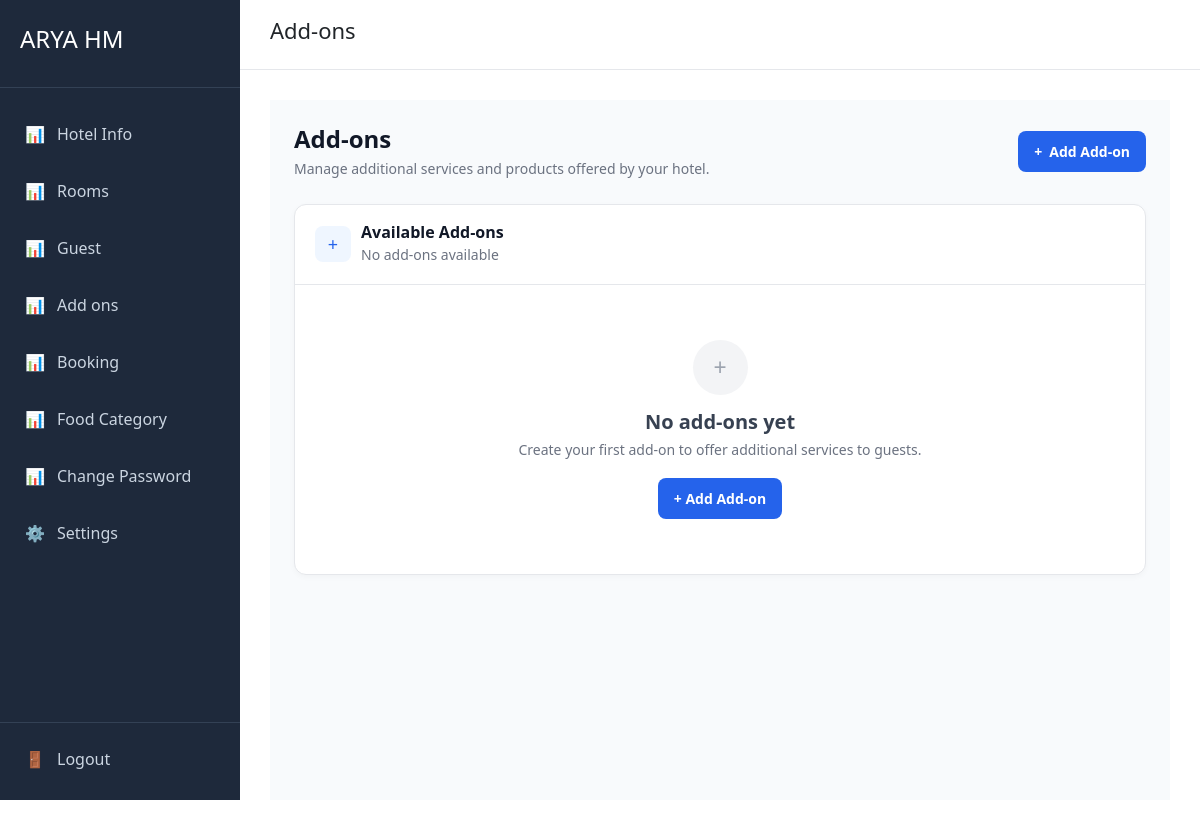
Page /addons/ (signed in) on the earlier database version.
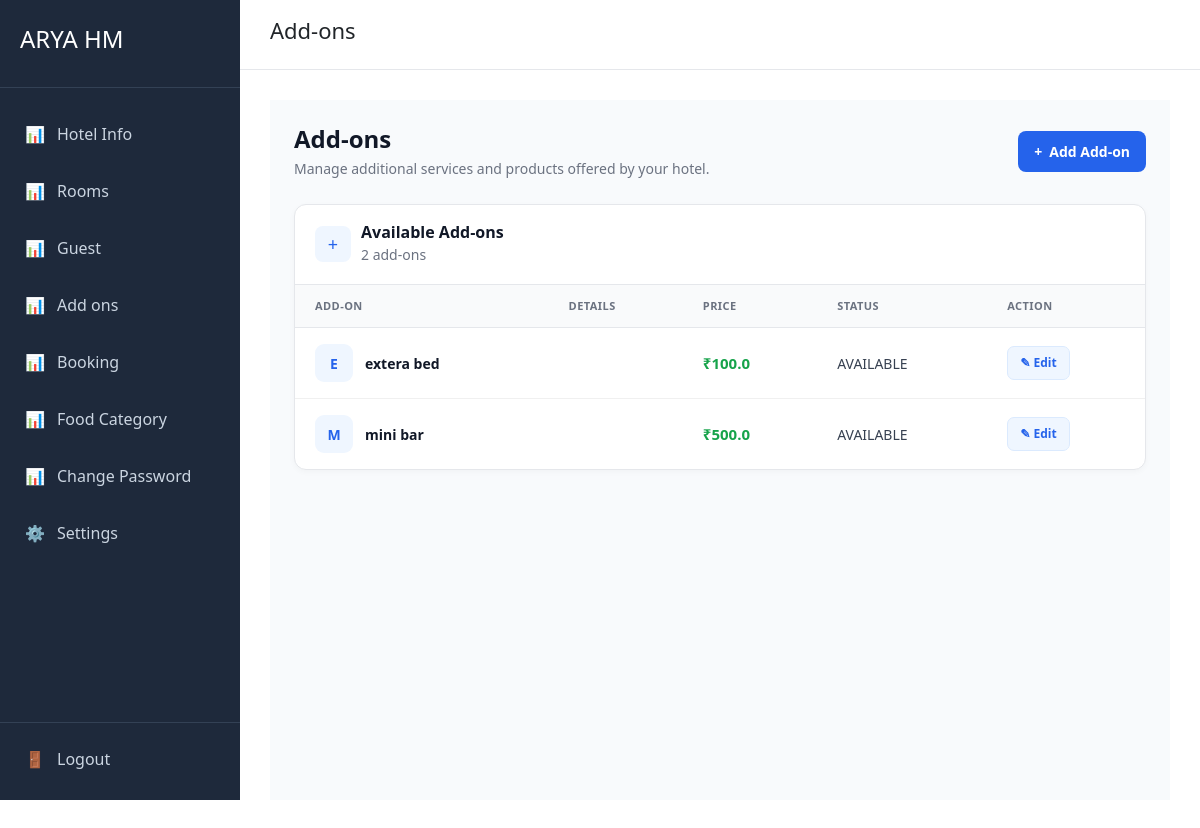
Same page on the later database version.
### addons/models.py (models this page shows, shortened)
class Addon(models.Model):
    name = models.CharField(max_length=255)
    description = models.TextField(null=True, blank=True)
    hotel = models.ForeignKey(Hotel,on_delete=models.CASCADE,related_name='addons')
    price=models.FloatField()
    state_tax_percentage=models.FloatField()
    center_tax_percentage=models.FloatField()
    status=models.CharField(max_length=30,choices=AddOnStatus.choices,default=AddOnStatus.AVAILABLE)
    create_at = models.DateTimeField(auto_now_add=True)
    update_at = models.DateTimeField(auto_now=True)
    deleted_at = models.DateTimeField(null=True, blank=True)
    @staticmethod
    def find_all(hotel):
        return Addon.objects.filter(hotel=hotel).all()

### addons/views.py (the view)
# urls.py: path('', views.index, name='addon_view'),
@login_required
def index(request):
    addons = Addon.find_all(getHotel(request))
    context = {'addons': addons}
    return render(request, 'addons/index.html',context)

### hotel/models.py (called while the page is built)
    def __str__(self):
        return f"{self.user.username} - {self.hotel.name}"

### hotel/views.py (called while the page is built)
def getHotel(request):
    try:
        r =request.user.hotel_users.all()
        print(r)
        return r[0].hotel
    except Exception as e:
        print(e)
        return None

### addons/templates/addons/index.html (shortened to what this page needs)
{% extends "user/base.html" %}
{% block page_title %}
Add-ons
{% endblock %}
{% block content %}
<div class="addons-page">
  <div class="container-fluid px-3 px-md-4">
    <div class="addons-header">
      <div>
        <h2>Add-ons</h2>
        <p>
          Manage additional services and products offered by your hotel.
        </p>
      </div>
      <a
        href="{% url 'add_addon_view' %}"
        class="add-button"
      >
        <span>+</span>
        Add Add-on
      </a>
    </div>
    <div class="addons-card">
      <div class="addons-card-header">
        <div class="addons-title">
          <div class="addons-icon">
            +
          </div>
          <div>
            <h5>
              Available Add-ons
            </h5>
            <small>
              {% if addons %}
                {{ addons|length }} add-on{{ addons|length|pluralize }}
              {% else %}
                No add-ons available
              {% endif %}
            </small>
          </div>
        </div>
      </div>
      {% if addons %}
        <div class="addons-table-wrapper">
          <table class="addons-table">
            <thead>
              <tr>
                <th>
                  Add-on
                </th>
                <th>
                  Details
                </th>
                <th>
                  Price
                </th>
                <th>
                  Status
                </th>
                <th>
                  Action
                </th>
              </tr>
            </thead>
            <tbody>
              {% for addon in addons %}
                <tr>
                  <td>
                    <div class="addon-name-wrapper">
                      <div class="addon-avatar">
                        {{ addon.name|first|upper }}
                      </div>
                      <div class="addon-name">
                        {{ addon.name }}
                      </div>
                    </div>
                  </td>
                  <td>
                  </td>
                  <td>
                    <div class="addon-price">
                      ₹{{ addon.price }}
                    </div>
                  </td>
                     <td>
                    <div class="">
                      {{ addon.status }}
                    </div>
                  </td>
                  <td>
                    <a
                      href="{% url 'edit_addon_view' addon.id %}"
                      class="edit-button"
                    >
                      ✎ Edit
                    </a>
                  </td>
                </tr>
              {% endfor %}
            </tbody>
          </table>
        </div>
      {% else %}
        <div class="empty-state">
          <div class="empty-icon">
            +
          </div>
          <h5>
            No add-ons yet
          </h5>
          <p>
            Create your first add-on to offer additional services to guests.
          </p>
          <a
            href="{% url 'add_addon_view' %}"
            class="add-button"
          >
            + Add Add-on
          </a>
        </div>
      {% endif %}
    </div>
  </div>
</div>
{% endblock %}

Differences in the rows shown:
added Addon: name|first "E", name "extera bed", price "100.0", status "AVAILABLE"
added Addon: name|first "M", name "mini bar", price "500.0", status "AVAILABLE"
Other differences:
{{ addons|length }}: (not shown) → "2"
text no longer shown: "No add-ons available + No add-ons yet Create your first add-on to offer additional services to guests. + Add Add-on"
text now shown: "add-on ADD-ON DETAILS PRICE STATUS ACTION"
